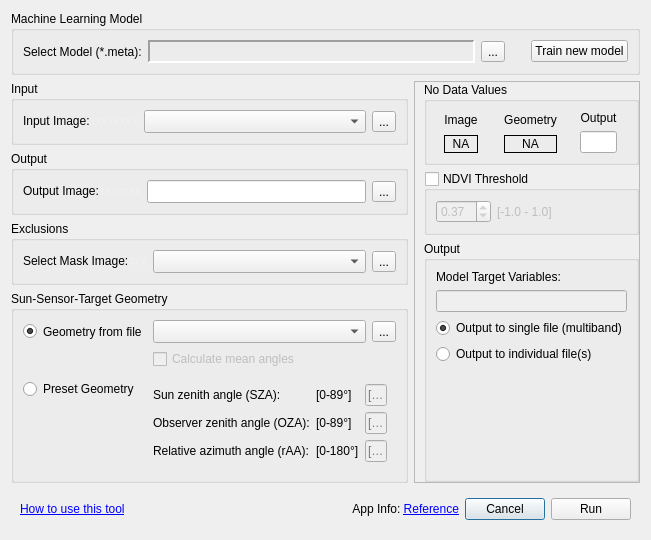
<?xml version="1.0" encoding="UTF-8"?>
<ui version="4.0">
 <class>QDialog</class>
 <widget class="QDialog" name="QDialog">
  <property name="geometry">
   <rect>
    <x>0</x>
    <y>0</y>
    <width>629</width>
    <height>504</height>
   </rect>
  </property>
  <property name="sizePolicy">
   <sizepolicy hsizetype="Preferred" vsizetype="Preferred">
    <horstretch>0</horstretch>
    <verstretch>0</verstretch>
   </sizepolicy>
  </property>
  <property name="minimumSize">
   <size>
    <width>0</width>
    <height>0</height>
   </size>
  </property>
  <property name="maximumSize">
   <size>
    <width>16777215</width>
    <height>16777215</height>
   </size>
  </property>
  <property name="windowTitle">
   <string>Apply Machine Learning Model</string>
  </property>
  <layout class="QGridLayout" name="gridLayout_11">
   <item row="2" column="4" colspan="3">
    <widget class="QGroupBox" name="groupBox_3">
     <property name="sizePolicy">
      <sizepolicy hsizetype="Expanding" vsizetype="Fixed">
       <horstretch>0</horstretch>
       <verstretch>0</verstretch>
      </sizepolicy>
     </property>
     <property name="title">
      <string>Output</string>
     </property>
     <layout class="QGridLayout" name="gridLayout_2">
      <item row="0" column="2">
       <widget class="QToolButton" name="cmdOutputImage">
        <property name="text">
         <string>...</string>
        </property>
       </widget>
      </item>
      <item row="0" column="1">
       <widget class="QLineEdit" name="txtOutputImage">
        <property name="sizePolicy">
         <sizepolicy hsizetype="Expanding" vsizetype="Fixed">
          <horstretch>0</horstretch>
          <verstretch>0</verstretch>
         </sizepolicy>
        </property>
        <property name="minimumSize">
         <size>
          <width>0</width>
          <height>23</height>
         </size>
        </property>
        <property name="frame">
         <bool>true</bool>
        </property>
       </widget>
      </item>
      <item row="0" column="0">
       <widget class="QLabel" name="label_3">
        <property name="sizePolicy">
         <sizepolicy hsizetype="Minimum" vsizetype="Preferred">
          <horstretch>0</horstretch>
          <verstretch>0</verstretch>
         </sizepolicy>
        </property>
        <property name="maximumSize">
         <size>
          <width>16777215</width>
          <height>16777215</height>
         </size>
        </property>
        <property name="lineWidth">
         <number>0</number>
        </property>
        <property name="text">
         <string>&lt;html&gt;&lt;head/&gt;&lt;body&gt;&lt;p&gt;Output Image:&lt;span style=&quot; color:#f0f0f0;&quot;&gt;xxxxxxx&lt;/span&gt;&lt;/p&gt;&lt;/body&gt;&lt;/html&gt;</string>
        </property>
       </widget>
      </item>
     </layout>
    </widget>
   </item>
   <item row="0" column="4" colspan="5">
    <widget class="QGroupBox" name="groupBox_2">
     <property name="title">
      <string>Machine Learning Model</string>
     </property>
     <layout class="QHBoxLayout" name="horizontalLayout_3">
      <item>
       <widget class="QLabel" name="label_7">
        <property name="sizePolicy">
         <sizepolicy hsizetype="Minimum" vsizetype="Preferred">
          <horstretch>0</horstretch>
          <verstretch>0</verstretch>
         </sizepolicy>
        </property>
        <property name="minimumSize">
         <size>
          <width>112</width>
          <height>0</height>
         </size>
        </property>
        <property name="maximumSize">
         <size>
          <width>16777215</width>
          <height>16777215</height>
         </size>
        </property>
        <property name="lineWidth">
         <number>0</number>
        </property>
        <property name="text">
         <string>Select Model (*.meta):</string>
        </property>
       </widget>
      </item>
      <item>
       <widget class="QLabel" name="lblModel">
        <property name="sizePolicy">
         <sizepolicy hsizetype="Expanding" vsizetype="Fixed">
          <horstretch>0</horstretch>
          <verstretch>0</verstretch>
         </sizepolicy>
        </property>
        <property name="minimumSize">
         <size>
          <width>0</width>
          <height>23</height>
         </size>
        </property>
        <property name="frameShape">
         <enum>QFrame::Panel</enum>
        </property>
        <property name="frameShadow">
         <enum>QFrame::Sunken</enum>
        </property>
        <property name="lineWidth">
         <number>2</number>
        </property>
        <property name="text">
         <string/>
        </property>
       </widget>
      </item>
      <item>
       <widget class="QToolButton" name="cmdModel">
        <property name="text">
         <string>...</string>
        </property>
       </widget>
      </item>
      <item>
       <spacer name="horizontalSpacer_3">
        <property name="orientation">
         <enum>Qt::Horizontal</enum>
        </property>
        <property name="sizeType">
         <enum>QSizePolicy::Maximum</enum>
        </property>
        <property name="sizeHint" stdset="0">
         <size>
          <width>20</width>
          <height>20</height>
         </size>
        </property>
       </spacer>
      </item>
      <item>
       <widget class="QPushButton" name="cmdNewModel">
        <property name="sizePolicy">
         <sizepolicy hsizetype="Maximum" vsizetype="Fixed">
          <horstretch>0</horstretch>
          <verstretch>0</verstretch>
         </sizepolicy>
        </property>
        <property name="minimumSize">
         <size>
          <width>0</width>
          <height>0</height>
         </size>
        </property>
        <property name="focusPolicy">
         <enum>Qt::NoFocus</enum>
        </property>
        <property name="text">
         <string>Train new model</string>
        </property>
       </widget>
      </item>
     </layout>
    </widget>
   </item>
   <item row="1" column="4" colspan="3">
    <widget class="QGroupBox" name="groupBox">
     <property name="sizePolicy">
      <sizepolicy hsizetype="Expanding" vsizetype="Fixed">
       <horstretch>0</horstretch>
       <verstretch>0</verstretch>
      </sizepolicy>
     </property>
     <property name="title">
      <string>Input</string>
     </property>
     <layout class="QGridLayout" name="gridLayout">
      <item row="1" column="2">
       <widget class="QToolButton" name="cmdInputImage">
        <property name="text">
         <string>...</string>
        </property>
       </widget>
      </item>
      <item row="1" column="0">
       <widget class="QLabel" name="label">
        <property name="sizePolicy">
         <sizepolicy hsizetype="Minimum" vsizetype="Preferred">
          <horstretch>0</horstretch>
          <verstretch>0</verstretch>
         </sizepolicy>
        </property>
        <property name="maximumSize">
         <size>
          <width>16777215</width>
          <height>16777215</height>
         </size>
        </property>
        <property name="lineWidth">
         <number>0</number>
        </property>
        <property name="text">
         <string>&lt;html&gt;&lt;head/&gt;&lt;body&gt;&lt;p&gt;Input Image:&lt;span style=&quot; color:#f0f0f0;&quot;&gt;xxxxxxxx&lt;/span&gt;&lt;/p&gt;&lt;/body&gt;&lt;/html&gt;</string>
        </property>
       </widget>
      </item>
      <item row="1" column="1">
       <widget class="QgsMapLayerComboBox" name="mLayerImage">
        <property name="sizePolicy">
         <sizepolicy hsizetype="Expanding" vsizetype="Fixed">
          <horstretch>0</horstretch>
          <verstretch>0</verstretch>
         </sizepolicy>
        </property>
        <property name="minimumSize">
         <size>
          <width>0</width>
          <height>23</height>
         </size>
        </property>
        <property name="allowEmptyLayer">
         <bool>true</bool>
        </property>
       </widget>
      </item>
     </layout>
    </widget>
   </item>
   <item row="4" column="4" colspan="3">
    <widget class="QGroupBox" name="groupBox_4">
     <property name="sizePolicy">
      <sizepolicy hsizetype="Expanding" vsizetype="Fixed">
       <horstretch>0</horstretch>
       <verstretch>0</verstretch>
      </sizepolicy>
     </property>
     <property name="title">
      <string>Sun-Sensor-Target Geometry</string>
     </property>
     <layout class="QGridLayout" name="gridLayout_3">
      <item row="0" column="0">
       <widget class="QRadioButton" name="radGeoFromFile">
        <property name="sizePolicy">
         <sizepolicy hsizetype="Maximum" vsizetype="Preferred">
          <horstretch>0</horstretch>
          <verstretch>0</verstretch>
         </sizepolicy>
        </property>
        <property name="minimumSize">
         <size>
          <width>0</width>
          <height>0</height>
         </size>
        </property>
        <property name="whatsThis">
         <string>&lt;html&gt;&lt;head/&gt;&lt;body&gt;&lt;p&gt;Read sun-sensor-taget geometry from file. This has the advantage to pick different LUT-members for each pixle, depending on the position of sun and observer. It must be of type ENVI, have a valid header file and must consist of three bands:&lt;/p&gt;&lt;p&gt;&lt;br/&gt;&lt;/p&gt;&lt;p&gt;band 1: Sun zenith angle&lt;/p&gt;&lt;p&gt;band 2: Observer zenith angle&lt;/p&gt;&lt;p&gt;band 3: relative Azimuth Angle [0 - 180 deg]&lt;/p&gt;&lt;/body&gt;&lt;/html&gt;</string>
        </property>
        <property name="text">
         <string>Geometry from file</string>
        </property>
        <property name="checked">
         <bool>true</bool>
        </property>
       </widget>
      </item>
      <item row="1" column="1">
       <widget class="QCheckBox" name="chkMeanCalc">
        <property name="enabled">
         <bool>false</bool>
        </property>
        <property name="sizePolicy">
         <sizepolicy hsizetype="Preferred" vsizetype="Fixed">
          <horstretch>0</horstretch>
          <verstretch>0</verstretch>
         </sizepolicy>
        </property>
        <property name="text">
         <string>Calculate mean angles</string>
        </property>
       </widget>
      </item>
      <item row="2" column="1" rowspan="3" colspan="3">
       <widget class="QFrame" name="frame">
        <property name="sizePolicy">
         <sizepolicy hsizetype="Maximum" vsizetype="Preferred">
          <horstretch>0</horstretch>
          <verstretch>0</verstretch>
         </sizepolicy>
        </property>
        <property name="frameShape">
         <enum>QFrame::NoFrame</enum>
        </property>
        <property name="frameShadow">
         <enum>QFrame::Plain</enum>
        </property>
        <layout class="QGridLayout" name="gridLayout_4">
         <property name="leftMargin">
          <number>0</number>
         </property>
         <item row="2" column="0">
          <widget class="QLabel" name="label_6">
           <property name="lineWidth">
            <number>0</number>
           </property>
           <property name="text">
            <string>Relative azimuth angle (rAA):</string>
           </property>
          </widget>
         </item>
         <item row="1" column="0">
          <widget class="QLabel" name="label_5">
           <property name="lineWidth">
            <number>0</number>
           </property>
           <property name="text">
            <string>Observer zenith angle (OZA):</string>
           </property>
          </widget>
         </item>
         <item row="1" column="2">
          <widget class="QLineEdit" name="txtOZA">
           <property name="enabled">
            <bool>false</bool>
           </property>
           <property name="sizePolicy">
            <sizepolicy hsizetype="Maximum" vsizetype="Fixed">
             <horstretch>0</horstretch>
             <verstretch>0</verstretch>
            </sizepolicy>
           </property>
           <property name="maximumSize">
            <size>
             <width>16777215</width>
             <height>16777215</height>
            </size>
           </property>
           <property name="placeholderText">
            <string>[deg]</string>
           </property>
          </widget>
         </item>
         <item row="2" column="2">
          <widget class="QLineEdit" name="txtRAA">
           <property name="enabled">
            <bool>false</bool>
           </property>
           <property name="sizePolicy">
            <sizepolicy hsizetype="Maximum" vsizetype="Fixed">
             <horstretch>0</horstretch>
             <verstretch>0</verstretch>
            </sizepolicy>
           </property>
           <property name="maximumSize">
            <size>
             <width>16777215</width>
             <height>16777215</height>
            </size>
           </property>
           <property name="placeholderText">
            <string>[deg]</string>
           </property>
          </widget>
         </item>
         <item row="1" column="1">
          <widget class="QLabel" name="label_8">
           <property name="lineWidth">
            <number>0</number>
           </property>
           <property name="text">
            <string>[0-89°]</string>
           </property>
          </widget>
         </item>
         <item row="2" column="1">
          <widget class="QLabel" name="label_9">
           <property name="lineWidth">
            <number>0</number>
           </property>
           <property name="text">
            <string>[0-180°]</string>
           </property>
          </widget>
         </item>
         <item row="0" column="0">
          <widget class="QLabel" name="label_4">
           <property name="lineWidth">
            <number>0</number>
           </property>
           <property name="text">
            <string>Sun zenith angle (SZA):</string>
           </property>
          </widget>
         </item>
         <item row="0" column="1">
          <widget class="QLabel" name="label_2">
           <property name="lineWidth">
            <number>0</number>
           </property>
           <property name="text">
            <string>[0-89°]</string>
           </property>
           <property name="textFormat">
            <enum>Qt::AutoText</enum>
           </property>
           <property name="scaledContents">
            <bool>false</bool>
           </property>
           <property name="wordWrap">
            <bool>false</bool>
           </property>
          </widget>
         </item>
         <item row="0" column="2">
          <widget class="QLineEdit" name="txtSZA">
           <property name="enabled">
            <bool>false</bool>
           </property>
           <property name="sizePolicy">
            <sizepolicy hsizetype="Maximum" vsizetype="Fixed">
             <horstretch>0</horstretch>
             <verstretch>0</verstretch>
            </sizepolicy>
           </property>
           <property name="maximumSize">
            <size>
             <width>16777215</width>
             <height>16777215</height>
            </size>
           </property>
           <property name="inputMask">
            <string/>
           </property>
           <property name="placeholderText">
            <string>[deg]</string>
           </property>
          </widget>
         </item>
        </layout>
       </widget>
      </item>
      <item row="2" column="0">
       <widget class="QRadioButton" name="radGeoFix">
        <property name="sizePolicy">
         <sizepolicy hsizetype="Maximum" vsizetype="Preferred">
          <horstretch>0</horstretch>
          <verstretch>0</verstretch>
         </sizepolicy>
        </property>
        <property name="minimumSize">
         <size>
          <width>0</width>
          <height>0</height>
         </size>
        </property>
        <property name="whatsThis">
         <string>Assume sun-sensor-target geometry is equal for every pixel of the input image and specify them in the respective fields</string>
        </property>
        <property name="text">
         <string>Preset Geometry</string>
        </property>
        <property name="checked">
         <bool>false</bool>
        </property>
       </widget>
      </item>
      <item row="0" column="3">
       <widget class="QToolButton" name="cmdGeoFromFile">
        <property name="text">
         <string>...</string>
        </property>
       </widget>
      </item>
      <item row="0" column="1" colspan="2">
       <widget class="QgsMapLayerComboBox" name="mLayerGeometry">
        <property name="sizePolicy">
         <sizepolicy hsizetype="Expanding" vsizetype="Fixed">
          <horstretch>0</horstretch>
          <verstretch>0</verstretch>
         </sizepolicy>
        </property>
        <property name="minimumSize">
         <size>
          <width>0</width>
          <height>23</height>
         </size>
        </property>
        <property name="allowEmptyLayer">
         <bool>true</bool>
        </property>
       </widget>
      </item>
     </layout>
    </widget>
   </item>
   <item row="3" column="4" colspan="3">
    <widget class="QGroupBox" name="groupBox_7">
     <property name="sizePolicy">
      <sizepolicy hsizetype="Expanding" vsizetype="Fixed">
       <horstretch>0</horstretch>
       <verstretch>0</verstretch>
      </sizepolicy>
     </property>
     <property name="title">
      <string>Exclusions</string>
     </property>
     <layout class="QGridLayout" name="gridLayout_7">
      <item row="1" column="0">
       <widget class="QFrame" name="frame_5">
        <property name="frameShape">
         <enum>QFrame::NoFrame</enum>
        </property>
        <property name="frameShadow">
         <enum>QFrame::Plain</enum>
        </property>
        <layout class="QGridLayout" name="gridLayout_9">
         <property name="leftMargin">
          <number>0</number>
         </property>
         <property name="topMargin">
          <number>0</number>
         </property>
         <property name="rightMargin">
          <number>0</number>
         </property>
         <property name="bottomMargin">
          <number>0</number>
         </property>
         <item row="0" column="0">
          <widget class="QFrame" name="frame_6">
           <property name="frameShape">
            <enum>QFrame::NoFrame</enum>
           </property>
           <property name="frameShadow">
            <enum>QFrame::Plain</enum>
           </property>
           <layout class="QGridLayout" name="gridLayout_10">
            <property name="leftMargin">
             <number>0</number>
            </property>
            <property name="topMargin">
             <number>0</number>
            </property>
            <property name="rightMargin">
             <number>0</number>
            </property>
            <property name="bottomMargin">
             <number>0</number>
            </property>
            <item row="0" column="2">
             <widget class="QToolButton" name="cmdInputMask">
              <property name="text">
               <string>...</string>
              </property>
             </widget>
            </item>
            <item row="0" column="0">
             <widget class="QLabel" name="label_14">
              <property name="sizePolicy">
               <sizepolicy hsizetype="Minimum" vsizetype="Preferred">
                <horstretch>0</horstretch>
                <verstretch>0</verstretch>
               </sizepolicy>
              </property>
              <property name="maximumSize">
               <size>
                <width>16777215</width>
                <height>16777215</height>
               </size>
              </property>
              <property name="lineWidth">
               <number>0</number>
              </property>
              <property name="text">
               <string>&lt;html&gt;&lt;head/&gt;&lt;body&gt;&lt;p&gt;Select Mask Image:&lt;span style=&quot; color:#f0f0f0;&quot;&gt;xxx&lt;/span&gt;&lt;/p&gt;&lt;/body&gt;&lt;/html&gt;</string>
              </property>
             </widget>
            </item>
            <item row="0" column="1">
             <widget class="QgsMapLayerComboBox" name="mLayerMask">
              <property name="sizePolicy">
               <sizepolicy hsizetype="Expanding" vsizetype="Fixed">
                <horstretch>0</horstretch>
                <verstretch>0</verstretch>
               </sizepolicy>
              </property>
              <property name="minimumSize">
               <size>
                <width>0</width>
                <height>23</height>
               </size>
              </property>
              <property name="allowEmptyLayer">
               <bool>true</bool>
              </property>
             </widget>
            </item>
           </layout>
          </widget>
         </item>
        </layout>
       </widget>
      </item>
     </layout>
    </widget>
   </item>
   <item row="7" column="4" colspan="5">
    <widget class="QFrame" name="frame_2">
     <property name="frameShape">
      <enum>QFrame::NoFrame</enum>
     </property>
     <property name="frameShadow">
      <enum>QFrame::Plain</enum>
     </property>
     <layout class="QHBoxLayout" name="horizontalLayout_2">
      <item>
       <widget class="QLabel" name="label_13">
        <property name="layoutDirection">
         <enum>Qt::LeftToRight</enum>
        </property>
        <property name="text">
         <string>&lt;html&gt;&lt;head/&gt;&lt;body&gt;&lt;p&gt;&lt;a href=&quot;https://enmap-box-lmu-vegetation-apps.readthedocs.io/en/latest/apps/ANN_Processor.html#inversion-of-look-up-tables&quot;&gt;&lt;span style=&quot; text-decoration: underline; color:#0000ff;&quot;&gt;How to use this tool&lt;/span&gt;&lt;/a&gt;&lt;/p&gt;&lt;/body&gt;&lt;/html&gt;</string>
        </property>
        <property name="alignment">
         <set>Qt::AlignLeading|Qt::AlignLeft|Qt::AlignVCenter</set>
        </property>
        <property name="openExternalLinks">
         <bool>true</bool>
        </property>
       </widget>
      </item>
      <item>
       <spacer name="horizontalSpacer">
        <property name="orientation">
         <enum>Qt::Horizontal</enum>
        </property>
        <property name="sizeHint" stdset="0">
         <size>
          <width>40</width>
          <height>20</height>
         </size>
        </property>
       </spacer>
      </item>
      <item>
       <widget class="QLabel" name="label_10">
        <property name="text">
         <string>&lt;html&gt;&lt;head/&gt;&lt;body&gt;&lt;p&gt;App Info: &lt;a href=&quot;https://www.sciencedirect.com/science/article/pii/S092427162100023X&quot;&gt;&lt;span style=&quot; text-decoration: underline; color:#0000ff;&quot;&gt;Reference&lt;/span&gt;&lt;/a&gt;&lt;/p&gt;&lt;/body&gt;&lt;/html&gt;</string>
        </property>
        <property name="alignment">
         <set>Qt::AlignRight|Qt::AlignTrailing|Qt::AlignVCenter</set>
        </property>
        <property name="openExternalLinks">
         <bool>true</bool>
        </property>
       </widget>
      </item>
      <item>
       <widget class="QPushButton" name="cmdClose">
        <property name="sizePolicy">
         <sizepolicy hsizetype="Preferred" vsizetype="Fixed">
          <horstretch>0</horstretch>
          <verstretch>0</verstretch>
         </sizepolicy>
        </property>
        <property name="maximumSize">
         <size>
          <width>16777215</width>
          <height>16777215</height>
         </size>
        </property>
        <property name="text">
         <string>Cancel</string>
        </property>
       </widget>
      </item>
      <item>
       <widget class="QPushButton" name="cmdRun">
        <property name="enabled">
         <bool>true</bool>
        </property>
        <property name="sizePolicy">
         <sizepolicy hsizetype="Preferred" vsizetype="Fixed">
          <horstretch>0</horstretch>
          <verstretch>0</verstretch>
         </sizepolicy>
        </property>
        <property name="maximumSize">
         <size>
          <width>16777215</width>
          <height>16777215</height>
         </size>
        </property>
        <property name="text">
         <string>Run</string>
        </property>
        <property name="shortcut">
         <string>Ctrl+Shift+F10</string>
        </property>
       </widget>
      </item>
     </layout>
    </widget>
   </item>
   <item row="1" column="7" rowspan="4" colspan="2">
    <widget class="QFrame" name="frame_3">
     <property name="frameShape">
      <enum>QFrame::StyledPanel</enum>
     </property>
     <property name="frameShadow">
      <enum>QFrame::Raised</enum>
     </property>
     <layout class="QGridLayout" name="gridLayout_6">
      <property name="leftMargin">
       <number>9</number>
      </property>
      <property name="topMargin">
       <number>0</number>
      </property>
      <property name="rightMargin">
       <number>0</number>
      </property>
      <property name="bottomMargin">
       <number>0</number>
      </property>
      <item row="1" column="0">
       <widget class="QGroupBox" name="grpNDVI">
        <property name="sizePolicy">
         <sizepolicy hsizetype="MinimumExpanding" vsizetype="Preferred">
          <horstretch>0</horstretch>
          <verstretch>0</verstretch>
         </sizepolicy>
        </property>
        <property name="title">
         <string>NDVI Threshold</string>
        </property>
        <property name="checkable">
         <bool>true</bool>
        </property>
        <property name="checked">
         <bool>false</bool>
        </property>
        <layout class="QHBoxLayout" name="horizontalLayout">
         <item>
          <widget class="QDoubleSpinBox" name="SpinNDVI">
           <property name="minimum">
            <double>-1.000000000000000</double>
           </property>
           <property name="maximum">
            <double>1.000000000000000</double>
           </property>
           <property name="singleStep">
            <double>0.010000000000000</double>
           </property>
           <property name="value">
            <double>0.370000000000000</double>
           </property>
          </widget>
         </item>
         <item>
          <widget class="QLabel" name="lblNDVI_range">
           <property name="lineWidth">
            <number>0</number>
           </property>
           <property name="text">
            <string>[-1.0 - 1.0]</string>
           </property>
          </widget>
         </item>
         <item>
          <spacer name="horizontalSpacer_2">
           <property name="orientation">
            <enum>Qt::Horizontal</enum>
           </property>
           <property name="sizeType">
            <enum>QSizePolicy::MinimumExpanding</enum>
           </property>
           <property name="sizeHint" stdset="0">
            <size>
             <width>40</width>
             <height>20</height>
            </size>
           </property>
          </spacer>
         </item>
        </layout>
       </widget>
      </item>
      <item row="0" column="0">
       <widget class="QGroupBox" name="groupBox_9">
        <property name="sizePolicy">
         <sizepolicy hsizetype="MinimumExpanding" vsizetype="Preferred">
          <horstretch>0</horstretch>
          <verstretch>0</verstretch>
         </sizepolicy>
        </property>
        <property name="title">
         <string>No Data Values</string>
        </property>
        <layout class="QGridLayout" name="gridLayout_5">
         <property name="leftMargin">
          <number>0</number>
         </property>
         <property name="rightMargin">
          <number>0</number>
         </property>
         <item row="0" column="1">
          <widget class="QFrame" name="frame_10">
           <property name="sizePolicy">
            <sizepolicy hsizetype="Fixed" vsizetype="Preferred">
             <horstretch>0</horstretch>
             <verstretch>0</verstretch>
            </sizepolicy>
           </property>
           <property name="frameShape">
            <enum>QFrame::NoFrame</enum>
           </property>
           <property name="frameShadow">
            <enum>QFrame::Plain</enum>
           </property>
           <property name="lineWidth">
            <number>0</number>
           </property>
           <layout class="QVBoxLayout" name="verticalLayout_6">
            <property name="leftMargin">
             <number>3</number>
            </property>
            <property name="topMargin">
             <number>0</number>
            </property>
            <property name="rightMargin">
             <number>0</number>
            </property>
            <property name="bottomMargin">
             <number>0</number>
            </property>
            <item>
             <widget class="QLabel" name="label_19">
              <property name="sizePolicy">
               <sizepolicy hsizetype="Minimum" vsizetype="Minimum">
                <horstretch>0</horstretch>
                <verstretch>0</verstretch>
               </sizepolicy>
              </property>
              <property name="maximumSize">
               <size>
                <width>16777215</width>
                <height>16777215</height>
               </size>
              </property>
              <property name="lineWidth">
               <number>0</number>
              </property>
              <property name="text">
               <string>Geometry</string>
              </property>
              <property name="alignment">
               <set>Qt::AlignCenter</set>
              </property>
             </widget>
            </item>
            <item>
             <widget class="QLabel" name="lblNodatGeoImage">
              <property name="sizePolicy">
               <sizepolicy hsizetype="Minimum" vsizetype="Preferred">
                <horstretch>0</horstretch>
                <verstretch>0</verstretch>
               </sizepolicy>
              </property>
              <property name="minimumSize">
               <size>
                <width>0</width>
                <height>0</height>
               </size>
              </property>
              <property name="maximumSize">
               <size>
                <width>16777215</width>
                <height>16777215</height>
               </size>
              </property>
              <property name="frameShape">
               <enum>QFrame::Box</enum>
              </property>
              <property name="text">
               <string>NA</string>
              </property>
              <property name="alignment">
               <set>Qt::AlignCenter</set>
              </property>
             </widget>
            </item>
           </layout>
          </widget>
         </item>
         <item row="0" column="2">
          <widget class="QFrame" name="frame_11">
           <property name="sizePolicy">
            <sizepolicy hsizetype="Maximum" vsizetype="Preferred">
             <horstretch>0</horstretch>
             <verstretch>0</verstretch>
            </sizepolicy>
           </property>
           <property name="frameShape">
            <enum>QFrame::NoFrame</enum>
           </property>
           <property name="frameShadow">
            <enum>QFrame::Plain</enum>
           </property>
           <property name="lineWidth">
            <number>0</number>
           </property>
           <layout class="QVBoxLayout" name="verticalLayout_7">
            <property name="leftMargin">
             <number>0</number>
            </property>
            <property name="topMargin">
             <number>0</number>
            </property>
            <property name="rightMargin">
             <number>0</number>
            </property>
            <property name="bottomMargin">
             <number>0</number>
            </property>
            <item>
             <widget class="QLabel" name="label_21">
              <property name="sizePolicy">
               <sizepolicy hsizetype="Preferred" vsizetype="Minimum">
                <horstretch>0</horstretch>
                <verstretch>0</verstretch>
               </sizepolicy>
              </property>
              <property name="maximumSize">
               <size>
                <width>16777215</width>
                <height>16777215</height>
               </size>
              </property>
              <property name="lineWidth">
               <number>0</number>
              </property>
              <property name="text">
               <string>Output</string>
              </property>
              <property name="alignment">
               <set>Qt::AlignCenter</set>
              </property>
             </widget>
            </item>
            <item>
             <widget class="QLineEdit" name="txtNodatOutput">
              <property name="sizePolicy">
               <sizepolicy hsizetype="Ignored" vsizetype="Minimum">
                <horstretch>0</horstretch>
                <verstretch>0</verstretch>
               </sizepolicy>
              </property>
              <property name="maximumSize">
               <size>
                <width>16777215</width>
                <height>16777215</height>
               </size>
              </property>
              <property name="inputMethodHints">
               <set>Qt::ImhDigitsOnly</set>
              </property>
              <property name="maxLength">
               <number>6</number>
              </property>
             </widget>
            </item>
           </layout>
          </widget>
         </item>
         <item row="0" column="0">
          <widget class="QFrame" name="frame_9">
           <property name="sizePolicy">
            <sizepolicy hsizetype="Fixed" vsizetype="Preferred">
             <horstretch>0</horstretch>
             <verstretch>0</verstretch>
            </sizepolicy>
           </property>
           <property name="minimumSize">
            <size>
             <width>0</width>
             <height>0</height>
            </size>
           </property>
           <property name="maximumSize">
            <size>
             <width>16777215</width>
             <height>16777215</height>
            </size>
           </property>
           <property name="frameShape">
            <enum>QFrame::NoFrame</enum>
           </property>
           <property name="frameShadow">
            <enum>QFrame::Plain</enum>
           </property>
           <property name="lineWidth">
            <number>0</number>
           </property>
           <layout class="QVBoxLayout" name="verticalLayout_5">
            <property name="leftMargin">
             <number>0</number>
            </property>
            <property name="topMargin">
             <number>0</number>
            </property>
            <property name="rightMargin">
             <number>0</number>
            </property>
            <property name="bottomMargin">
             <number>0</number>
            </property>
            <item>
             <widget class="QLabel" name="label_12">
              <property name="sizePolicy">
               <sizepolicy hsizetype="Preferred" vsizetype="Minimum">
                <horstretch>0</horstretch>
                <verstretch>0</verstretch>
               </sizepolicy>
              </property>
              <property name="maximumSize">
               <size>
                <width>16777215</width>
                <height>16777215</height>
               </size>
              </property>
              <property name="lineWidth">
               <number>0</number>
              </property>
              <property name="text">
               <string>Image</string>
              </property>
              <property name="alignment">
               <set>Qt::AlignCenter</set>
              </property>
             </widget>
            </item>
            <item>
             <widget class="QLabel" name="lblNodatImage">
              <property name="sizePolicy">
               <sizepolicy hsizetype="Minimum" vsizetype="Preferred">
                <horstretch>0</horstretch>
                <verstretch>0</verstretch>
               </sizepolicy>
              </property>
              <property name="maximumSize">
               <size>
                <width>16777215</width>
                <height>16777215</height>
               </size>
              </property>
              <property name="frameShape">
               <enum>QFrame::Box</enum>
              </property>
              <property name="text">
               <string>NA</string>
              </property>
              <property name="alignment">
               <set>Qt::AlignCenter</set>
              </property>
             </widget>
            </item>
           </layout>
          </widget>
         </item>
        </layout>
       </widget>
      </item>
      <item row="2" column="0">
       <widget class="QGroupBox" name="groupBox_5">
        <property name="sizePolicy">
         <sizepolicy hsizetype="Preferred" vsizetype="Preferred">
          <horstretch>0</horstretch>
          <verstretch>0</verstretch>
         </sizepolicy>
        </property>
        <property name="maximumSize">
         <size>
          <width>16777215</width>
          <height>16777215</height>
         </size>
        </property>
        <property name="layoutDirection">
         <enum>Qt::LeftToRight</enum>
        </property>
        <property name="title">
         <string>Output</string>
        </property>
        <property name="flat">
         <bool>false</bool>
        </property>
        <layout class="QVBoxLayout" name="verticalLayout">
         <item>
          <widget class="QLabel" name="label_16">
           <property name="text">
            <string>Model Target Variables:</string>
           </property>
          </widget>
         </item>
         <item>
          <widget class="QLineEdit" name="lblTargets">
           <property name="enabled">
            <bool>false</bool>
           </property>
          </widget>
         </item>
         <item>
          <widget class="QRadioButton" name="radOutSingle">
           <property name="text">
            <string>Output to single file (multiband)</string>
           </property>
           <property name="checked">
            <bool>true</bool>
           </property>
          </widget>
         </item>
         <item>
          <widget class="QRadioButton" name="radOutIndividual">
           <property name="text">
            <string>Output to individual file(s)</string>
           </property>
           <property name="checked">
            <bool>false</bool>
           </property>
          </widget>
         </item>
         <item>
          <spacer name="verticalSpacer">
           <property name="orientation">
            <enum>Qt::Vertical</enum>
           </property>
           <property name="sizeHint" stdset="0">
            <size>
             <width>20</width>
             <height>40</height>
            </size>
           </property>
          </spacer>
         </item>
        </layout>
       </widget>
      </item>
     </layout>
    </widget>
   </item>
  </layout>
 </widget>
 <customwidgets>
  <customwidget>
   <class>QgsMapLayerComboBox</class>
   <extends>QComboBox</extends>
   <header>qgsmaplayercombobox.h</header>
  </customwidget>
 </customwidgets>
 <tabstops>
  <tabstop>mLayerImage</tabstop>
  <tabstop>txtOutputImage</tabstop>
  <tabstop>mLayerMask</tabstop>
  <tabstop>radGeoFromFile</tabstop>
  <tabstop>radGeoFix</tabstop>
  <tabstop>mLayerGeometry</tabstop>
  <tabstop>chkMeanCalc</tabstop>
  <tabstop>txtSZA</tabstop>
  <tabstop>txtOZA</tabstop>
  <tabstop>txtRAA</tabstop>
  <tabstop>cmdNewModel</tabstop>
  <tabstop>SpinNDVI</tabstop>
  <tabstop>radOutSingle</tabstop>
  <tabstop>radOutIndividual</tabstop>
  <tabstop>cmdClose</tabstop>
  <tabstop>cmdRun</tabstop>
 </tabstops>
 <resources/>
 <connections/>
</ui>
